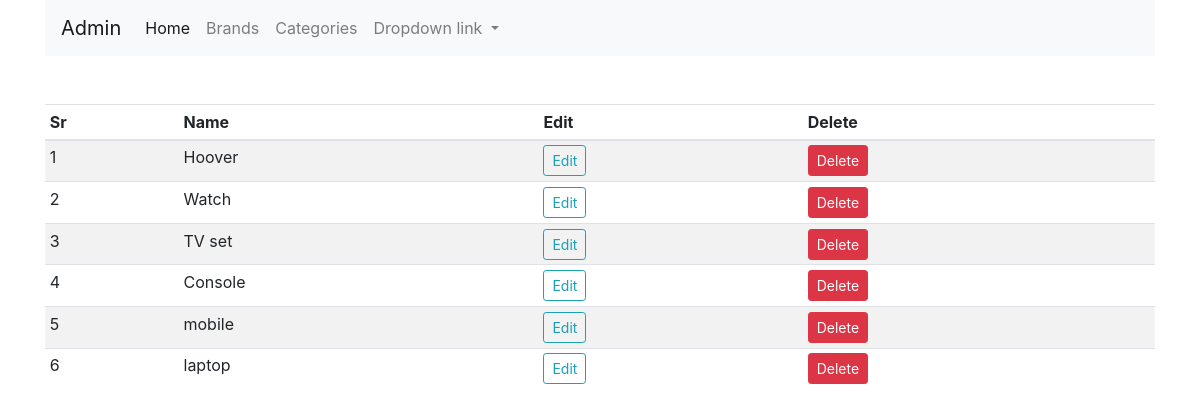
/category (signed in), run on the app's committed database.
### shop/products/models.py (models this page shows, shortened)
class Category(db.Model):
    id = db.Column(db.Integer, primary_key=True)
    name = db.Column(db.String(30), unique=True, nullable=False)

### shop/admin/routes.py (the view)
@app.route('/category')
def category():
    if 'email' not in session:
        flash('Please login first', 'danger')
        return redirect(url_for('login'))
    categories = Category.query.order_by(Category.id.desc()).all()
    return render_template('admin/brand.html', title='Category page', categories=categories)

### shop/templates/admin/brand.html (shortened to what this page needs)
{% extends 'layout.html' %}
{% block content %}
<div class="container">
<nav class="navbar navbar-expand-lg navbar-light bg-light">
  <a class="navbar-brand" href="/admin">Admin</a>
  <div class="collapse navbar-collapse" id="navbarNavDropdown">
    <ul class="navbar-nav">
      <li class="nav-item active">
        <a class="nav-link" href="/admin">Home <span class="sr-only">(current)</span></a>
      </li>
      <li class="nav-item">
        <a class="nav-link" href="/brands">Brands</a>
      </li>
      <li class="nav-item">
        <a class="nav-link" href="/category">Categories</a>
      </li>
      <li class="nav-item dropdown">
        <a class="nav-link dropdown-toggle" href="#" id="navbarDropdownMenuLink" role="button" data-toggle="dropdown" aria-haspopup="true" aria-expanded="false">
          Dropdown link
        </a>
      </li>
    </ul>
  </div>
</nav>
</div>
<div class="container mt-5">
    <table class="table table-sm table-condensed table-striped">
        <thead>
            <th>Sr</th>
            <th>Name</th>
            <th>Edit</th>
            <th>Delete</th>
        </thead>
        <tbody>
            {% if brands %}
            {% for brand in brands %}
            <tr>
                <td>{{loop.index}}</td>
                <td>{{brand.name}}</td>
                <td><a href="{{url_for('updatebrand', id=brand.id)}}" class="btn btn-sm btn-info">Edit</a></td>
 <td><button type="button" class="btn btn-danger btn-sm" data-toggle="modal" data-target="#exampleModal-{{brand.id}}">
              Delete
            </button></td>
          </tr>
<div class="modal fade" id="exampleModal-{{brand.id}}" tabindex="-1" role="dialog" aria-labelledby="exampleModalLabel" aria-hidden="true">
  <div class="modal-dialog" role="document">
    <div class="modal-content">
      <div class="modal-header">
        <h5 class="modal-title" id="exampleModalLabel">{{ brand.name }}</h5>
        <button type="button" class="close" data-dismiss="modal" aria-label="Close">
          <span aria-hidden="true">&times;</span>
        </button>
      </div>
      <div class="modal-body">
        <p class="text-danger">Are you Sure that you want to delete this brand ({{ brand.name }}) </p>
       </div>
       <div class="modal-footer">
        <button type="button" class="btn btn-secondary" data-dismiss="modal">Cancel</button>
        <form action="{{url_for('deletebrand',id=brand.id)}}" method="post">
          <button type="submit" class="btn btn-danger">Delete</button>
        </form>
      </div>
    </div>
  </div>
</div>
            {% endfor %}
            {% else %}
            {% for category in categories %}
            <tr>
                <td>{{loop.index}}</td>
                <td>{{category.name}}</td>
                <td><a href="{{url_for('updatecat', id=category.id)}}" class="btn btn-sm btn-outline-info">Edit</a></td>
            <td><button type="button" class="btn btn-danger btn-sm" data-toggle="modal" data-target="#exampleModal-{{category.id}}">
              Delete</button></td>
            </tr>
            {% endfor %}
            {% endif %}
        </tbody>
    </table>
</div>
{% endblock content %}

### data on the page
Category: name "Hoover"
Category: name "Watch"
Category: name "TV set"
Category: name "Console"
Category: name "mobile"
Category: name "laptop"
